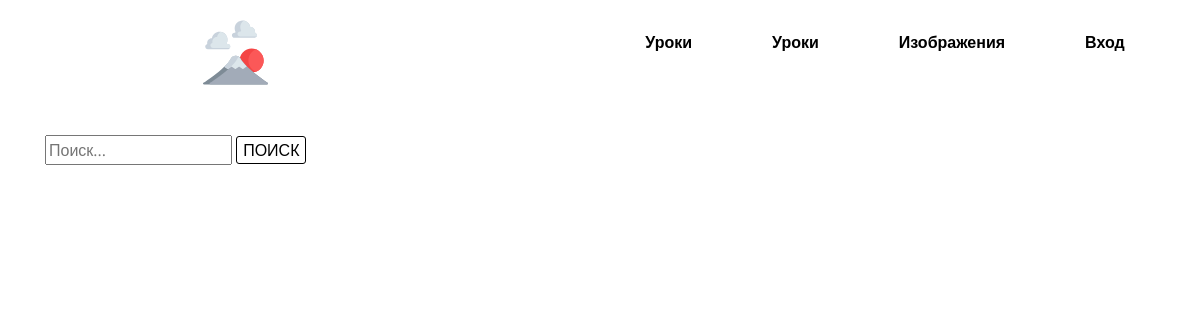
The app's page /lessons/, older data.
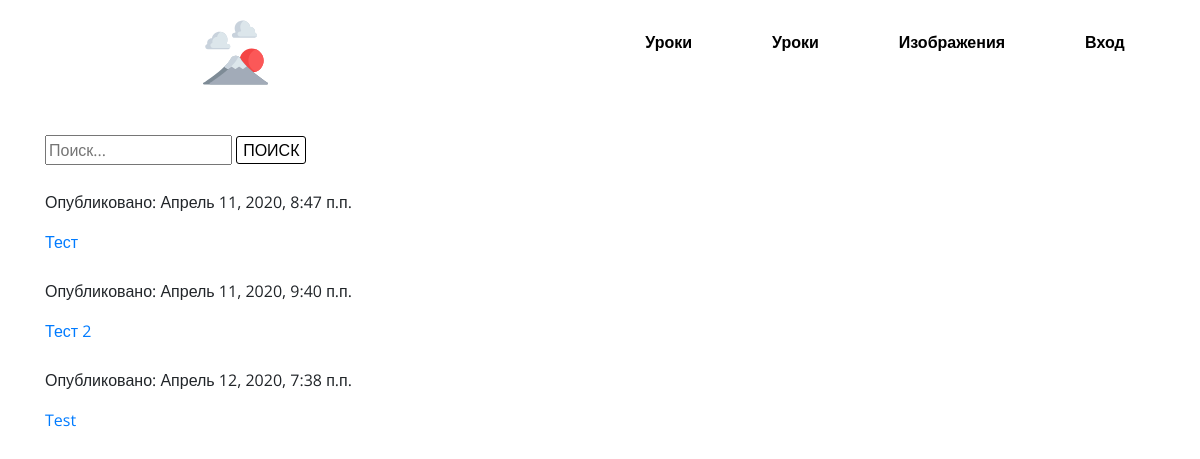
The same page, newer data.
### painting/models.py (models this page shows, shortened)
class Lessons(models.Model):
    title = models.CharField(max_length=100)
    info = models.TextField()
    image = models.ImageField(upload_to="lessons/")
    created_date = models.DateTimeField(default=timezone.now)
    published_date = models.DateTimeField(blank=True, null=True)
    class Meta:
        verbose_name = "Урок"
        verbose_name_plural = "Уроки"

### painting/views.py (the view)
# urls.py: path('lessons/', views.lessons_list, name='lessons_list'),
def lessons_list(request):
    lessons = Lessons.objects.filter(published_date__lte=timezone.now()).order_by('published_date')
    return render(request, "lessons/lessons_search.html", {'lessons': lessons})

### templates/lessons/lessons_search.html
{% extends 'main/base.html' %}
{% block content %}
  <div class="row">
    <div class="col" style="margin-top: 25px">
      <form action="{% url 'lessons_search' %}" method="get">
        <input type="text" placeholder="Поиск..." name="q">
        <button type="submit" class="form__btn">
          <span>Поиск</span>
        </button>
      </form>
    </div>
  </div>
  {% for lesson in lessons %}
    <div class="row">
      <div class="lesson col-md-6" style="margin-top: 25px">
        <div class="date">
          <p>Опубликовано: {{ lesson.published_date }}</p>
          <a href="{% url 'lessons_detail' pk=lesson.pk %}">{{ lesson.title }}</a>
        </div>
      </div>
    </div>
  {% endfor %}
{% endblock %}

Row changes from the older to the newer data that the page shows:
added Lessons: published_date "Апрель 11, 2020, 8:47 п.п.", title "Тест"
added Lessons: published_date "Апрель 11, 2020, 9:40 п.п.", title "Тест 2"
added Lessons: published_date "Апрель 12, 2020, 7:38 п.п.", title "Test"
